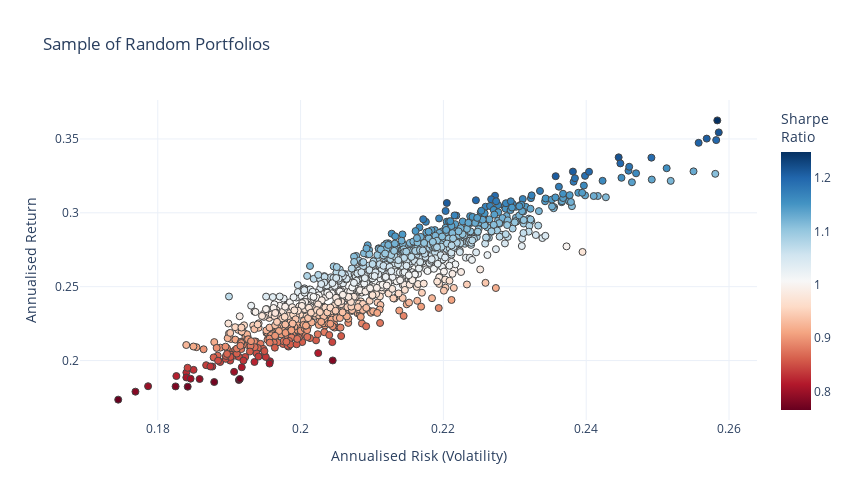

Notebook code for this chart:
### Code cell
#-- Plot the risk vs. return of randomly generated portfolios
#-- Convert the list from before into an array for easy plotting
mean_variance_pairs = np.array(mean_variance_pairs)

fig = go.Figure()
fig.add_trace(go.Scatter(x=mean_variance_pairs[:,1]**0.5, y=mean_variance_pairs[:,0], 
                      marker=dict(color=(mean_variance_pairs[:,0]-risk_free_rate)/(mean_variance_pairs[:,1]**0.5), 
                                  showscale=True, 
                                  size=7,
                                  line=dict(width=1),
                                  colorscale="RdBu",
                                  colorbar=dict(title="Sharpe<br>Ratio")
                                 ), 
                      mode='markers'))
fig.update_layout(template='plotly_white',
                  xaxis=dict(title='Annualised Risk (Volatility)'),
                  yaxis=dict(title='Annualised Return'),
                  title='Sample of Random Portfolios',
                  width=850,
                  height=500)
# fig.update_xaxes(range=[0, 0.4])
# fig.update_yaxes(range=[0,0.4])
fig.update_layout(coloraxis_colorbar=dict(title="Sharpe Ratio"))

### Figure 1 — Plotly figure (JSON) as saved in the notebook; plotly's stock layout.template omitted (floating-point values rounded to 4 significant figures; data arrays with more than 128 entries replaced by an {"elided": "..."} marker saying what was removed)
{"data": [{"marker": {"color": {"elided": "1000 float values"}, "colorbar": {"title": {"text": "Sharpe<br>Ratio"}}, "colorscale": [[0, "rgb(103,0,31)"], [0.1, "rgb(178,24,43)"], [0.2, "rgb(214,96,77)"], [0.3, "rgb(244,165,130)"], [0.4, "rgb(253,219,199)"], [0.5, "rgb(247,247,247)"], [0.6, "rgb(209,229,240)"], [0.7, "rgb(146,197,222)"], [0.8, "rgb(67,147,195)"], [0.9, "rgb(33,102,172)"], [1, "rgb(5,48,97)"]], "line": {"width": 1}, "showscale": true, "size": 7}, "mode": "markers", "type": "scatter", "x": {"elided": "1000 float values"}, "y": {"elided": "1000 float values"}}], "layout": {"coloraxis": {"colorbar": {"title": {"text": "Sharpe Ratio"}}}, "height": 500, "title": {"text": "Sample of Random Portfolios"}, "width": 850, "xaxis": {"title": {"text": "Annualised Risk (Volatility)"}}, "yaxis": {"title": {"text": "Annualised Return"}}}}
